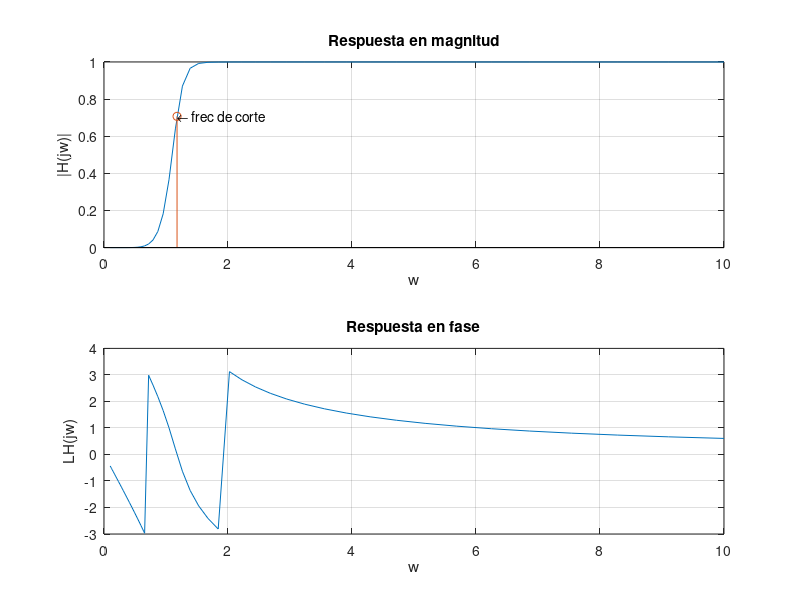

Source code (MATLAB):
w = logspace(-1,1);
[b a] = butter(8,3*pi/8,'high','s');
H = freqs(b,a,w);
subplot(211);plot(w,abs(H));
grid;xlabel('w');ylabel('|H(jw)|');title('Respuesta en magnitud');
hold on;stem(3*pi/8,1/sqrt(2));
text(3*pi/8,1/sqrt(2),'\leftarrow frec de corte');hold off;
subplot(212);plot(w,angle(H));
grid;xlabel('w');ylabel('LH(jw)');title('Respuesta en fase');